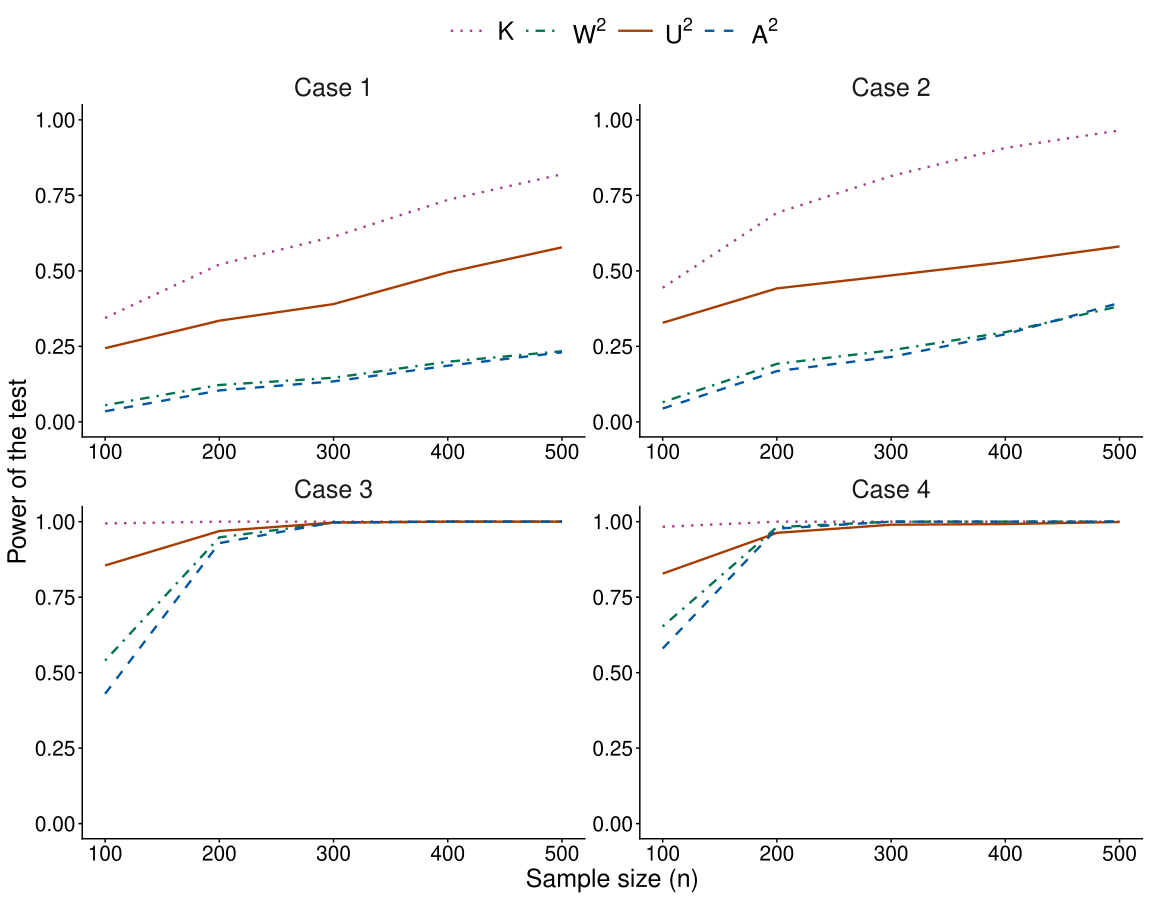

Reproduce this figure in R.
library(dplyr)
library(ggplot2)
library(reshape2)

df <- NULL

for (k in 1:4){
  load(paste0("simulation/results/sim2_power_case", k, ".RData"))
  colnames(results) <- c("n", "K", "W2", "U2", "A2")  
  results$case <- paste("Case", k)
  
  df <- rbind(df, results)
}

df_long <- melt(df, id.vars = c("n", "case"), 
                variable.name = "pc", value.name = "value")

cols <- c(K = "#9E3F84", W2 = "#007250", U2 = "#A73C00", A2 = "#00569F")
lty  <- c(K = 3, W2 = 4, U2 = 1, A2 = 2)
lab  <- scales::parse_format()(c("K", "W^2", "U^2", "A^2"))

ggplot(df_long, aes(x = n, y = value, colour = pc, linetype = pc)) +
  facet_wrap(~case, scales = "free") +
  geom_line(linewidth = 0.8) +
  scale_linetype_manual(name = "pc", values = lty,  breaks = names(lty),  labels = lab) +
  scale_colour_manual (name = "pc", values = cols, breaks = names(cols), labels = lab) +
  labs(x = "Sample size (n)", y = "Power of the test") +
  ylim(c(0, 1)) + theme_classic() +
  theme(strip.background = element_blank(),
        legend.title = element_blank(),
        legend.position = "top",
        plot.caption = element_text(size = 18, hjust = 0.5),
        axis.text.x = element_text(size = 15),
        axis.text.y = element_text(size = 15),
        strip.text = element_text(size = 18),
        axis.title = element_text(size = 18),
        legend.text = element_text(size = 18),
        legend.key.width = unit(1.1, "cm"))

ggsave("output/fig4.pdf", width = 11.5, height = 9, dpi = 320)
